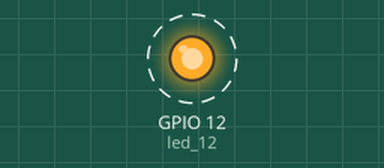
Simulated run of this program. Board: ESP32 board running MicroPython. On the bench: output pins drawn as LEDs (lit = HIGH). Dashed ring = blinking. What the program prints to the serial console is not drawn. At 8.0 s the program stops and its outputs stay as they are.

Above: at 0.5 s.
Timing chart, 0 to 4.6 s (numbered marks = the images above):
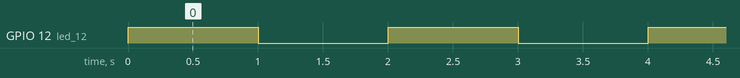

The program:

10_blink_ext_led.py
```python
#########################################
# Learning Python in a fun way.
# on ESP32 controller (Micro-Python)
# Created by: Avi Salmon.
#
#   please visit www.matazim.co.il for more
#   training and materials.
#########################################


# In this example we will just blink a led.

# this are the things we need to import and use for this example.
from machine import Pin
from time import sleep

# Define a pin object on pin 12, define it as output:
led_12 = Pin(12, Pin.OUT)

count = 0

# lets blink the led ? times:
while count < 4:
    led_12.value(1)
    sleep(1)
    led_12.value(0)
    sleep(1)
    count += 1  # this is like writing: count = count + 1
    print(f'blinking {count}')

# Now you do:

# 1. Blinke it faster... slower...
# 2. Add another led and make them flash like a police car
# 3. Now take three leds, Red, Green and Yello and make them work like a traffic light.
```

Measured:
- by itself, GPIO 12 (led_12): alternates HIGH for 1.0 s and LOW for 1.0 s, 8 changes in all, then stays LOW
